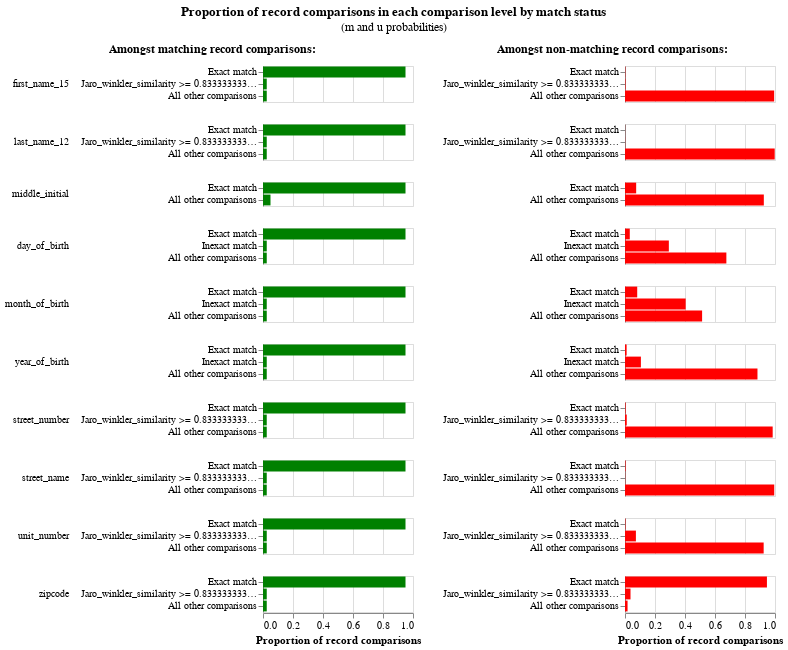

Write notebook code for a chart like this one.
### Code cell
# Ignore the green bars on the left, these are the m probabilities that haven't been estimated yet
linker.m_u_parameters_chart()

### Figure 1 — Vega-Lite specification as saved in the notebook (floating-point values rounded to 4 significant figures)
{"config": {"view": {"continuousWidth": 300, "continuousHeight": 300, "discreteHeight": 300, "discreteWidth": 400}, "header": {"title": null}, "title": {"anchor": "middle", "offset": 10}}, "hconcat": [{"mark": "bar", "encoding": {"color": {"value": "green"}, "row": {"field": "comparison_name", "header": {"labelAlign": "left", "labelAnchor": "middle", "labelAngle": 0}, "sort": {"field": "comparison_sort_order"}, "type": "nominal"}, "tooltip": [{"field": "m_probability_description", "title": "m probability description", "type": "nominal"}, {"field": "comparison_name", "title": "Comparison column name", "type": "nominal"}, {"field": "label_for_charts", "title": "Label", "type": "ordinal"}, {"field": "sql_condition", "title": "SQL condition", "type": "nominal"}, {"field": "m_probability", "format": ".4p", "title": "m probability", "type": "quantitative"}, {"field": "u_probability", "format": ".4p", "title": "u probability", "type": "quantitative"}, {"field": "bayes_factor", "format": ",.4f", "title": "Bayes factor = m/u", "type": "quantitative"}, {"field": "log2_bayes_factor", "format": ",.4f", "title": "Match weight = log2(m/u)", "type": "quantitative"}], "x": {"axis": {"title": "Proportion of record comparisons"}, "field": "m_probability", "type": "quantitative"}, "y": {"axis": {"title": null}, "field": "label_for_charts", "sort": {"field": "comparison_vector_value", "order": "descending"}, "type": "nominal"}}, "height": {"step": 12}, "resolve": {"scale": {"y": "independent"}}, "title": {"text": "Amongst matching record comparisons:", "fontSize": 12, "fontWeight": "bold"}, "transform": [{"filter": "(datum.bayes_factor != 'no-op filter due to vega lite issue 4680')"}], "width": 150}, {"mark": "bar", "encoding": {"color": {"value": "red"}, "row": {"field": "comparison_name", "header": {"labels": false}, "sort": {"field": "comparison_sort_order"}, "type": "nominal"}, "tooltip": [{"field": "u_probability_description", "title": "u probability description", "type": "nominal"}, {"field": "comparison_name", "title": "Comparison column name", "type": "nominal"}, {"field": "label_for_charts", "title": "Label", "type": "ordinal"}, {"field": "sql_condition", "title": "SQL condition", "type": "nominal"}, {"field": "m_probability", "format": ".4p", "title": "m probability", "type": "quantitative"}, {"field": "u_probability", "format": ".4p", "title": "u probability", "type": "quantitative"}, {"field": "bayes_factor", "format": ",.4f", "title": "Bayes factor = m/u", "type": "quantitative"}, {"field": "log2_bayes_factor", "format": ",.4f", "title": "Match weight = log2(m/u)", "type": "quantitative"}], "x": {"axis": {"title": "Proportion of record comparisons"}, "field": "u_probability", "type": "quantitative"}, "y": {"axis": {"title": null}, "field": "label_for_charts", "sort": {"field": "comparison_vector_value", "order": "descending"}, "type": "nominal"}}, "height": {"step": 12}, "resolve": {"scale": {"y": "independent"}}, "title": {"text": "Amongst non-matching record comparisons:", "fontSize": 12, "fontWeight": "bold"}, "transform": [{"filter": "(datum.bayes_factor != 'no-op filter2 due to vega lite issue 4680')"}], "width": 150}], "data": {"name": "data-b80bf7f07388d032a5b4d2bb88503052"}, "title": {"text": "Proportion of record comparisons in each comparison level by match status", "subtitle": "(m and u probabilities)"}, "$schema": "https://vega.github.io/schema/vega-lite/v5.9.3.json", "datasets": {"data-b80bf7f07388d032a5b4d2bb88503052": [{"comparison_name": "first_name_15", "sql_condition": "\"first_name_15_l\" = \"first_name_15_r\"", "label_for_charts": "Exact match", "m_probability": 0.95, "u_probability": 0.002261, "m_probability_description": "Amongst matching record comparisons, 95.00% of records are in the exact match comparison level", "u_probability_description": "Amongst non-matching record comparisons, 0.23% of records are in the exact match comparison level", "has_tf_adjustments": false, "tf_adjustment_column": null, "tf_adjustment_weight": 1.0, "is_null_level": false, "bayes_factor": 420.1, "log2_bayes_factor": 8.715, "comparison_vector_value": 2, "max_comparison_vector_value": 2, "bayes_factor_description": "If comparison level is `exact match` then comparison is 420.13 times more likely to be a match", "probability_two_random_records_match": 2.628e-05, "comparison_sort_order": 0}, {"comparison_name": "first_name_15", "sql_condition": "jaro_winkler_similarity(\"first_name_15_l\", \"first_name_15_r\") >= 0.8333333333333334", "label_for_charts": "Jaro_winkler_similarity >= 0.8333333333333334", "m_probability": 0.025, "u_probability": 0.003358, "m_probability_description": "Amongst matching record comparisons, 2.50% of records are in the jaro_winkler_similarity >= 0.8333333333333334 comparison level", "u_probability_description": "Amongst non-matching record comparisons, 0.34% of records are in the jaro_winkler_similarity >= 0.8333333333333334 comparison level", "has_tf_adjustments": false, "tf_adjustment_column": null, "tf_adjustment_weight": 1.0, "is_null_level": false, "bayes_factor": 7.446, "log2_bayes_factor": 2.896, "comparison_vector_value": 1, "max_comparison_vector_value": 2, "bayes_factor_description": "If comparison level is `jaro_winkler_similarity >= 0.8333333333333334` then comparison is 7.45 times more likely to be a match", "probability_two_random_records_match": 2.628e-05, "comparison_sort_order": 0}, {"comparison_name": "first_name_15", "sql_condition": "ELSE", "label_for_charts": "All other comparisons", "m_probability": 0.025, "u_probability": 0.9944, "m_probability_description": "Amongst matching record comparisons, 2.50% of records are in the all other comparisons comparison level", "u_probability_description": "Amongst non-matching record comparisons, 99.44% of records are in the all other comparisons comparison level", "has_tf_adjustments": false, "tf_adjustment_column": null, "tf_adjustment_weight": 1.0, "is_null_level": false, "bayes_factor": 0.02514, "log2_bayes_factor": -5.314, "comparison_vector_value": 0, "max_comparison_vector_value": 2, "bayes_factor_description": "If comparison level is `all other comparisons` then comparison is  39.78 times less likely to be a match", "probability_two_random_records_match": 2.628e-05, "comparison_sort_order": 0}, {"comparison_name": "last_name_12", "sql_condition": "\"last_name_12_l\" = \"last_name_12_r\"", "label_for_charts": "Exact match", "m_probability": 0.95, "u_probability": 0.0007497, "m_probability_description": "Amongst matching record comparisons, 95.00% of records are in the exact match comparison level", "u_probability_description": "Amongst non-matching record comparisons, 0.07% of records are in the exact match comparison level", "has_tf_adjustments": false, "tf_adjustment_column": null, "tf_adjustment_weight": 1.0, "is_null_level": false, "bayes_factor": 1267.0, "log2_bayes_factor": 10.31, "comparison_vector_value": 2, "max_comparison_vector_value": 2, "bayes_factor_description": "If comparison level is `exact match` then comparison is 1,267.18 times more likely to be a match", "probability_two_random_records_match": 2.628e-05, "comparison_sort_order": 1}, {"comparison_name": "last_name_12", "sql_condition": "jaro_winkler_similarity(\"last_name_12_l\", \"last_name_12_r\") >= 0.8333333333333334", "label_for_charts": "Jaro_winkler_similarity >= 0.8333333333333334", "m_probability": 0.025, "u_probability": 0.001209, "m_probability_description": "Amongst matching record comparisons, 2.50% of records are in the jaro_winkler_similarity >= 0.8333333333333334 comparison level", "u_probability_description": "Amongst non-matching record comparisons, 0.12% of records are in the jaro_winkler_similarity >= 0.8333333333333334 comparison level", "has_tf_adjustments": false, "tf_adjustment_column": null, "tf_adjustment_weight": 1.0, "is_null_level": false, "bayes_factor": 20.68, "log2_bayes_factor": 4.37, "comparison_vector_value": 1, "max_comparison_vector_value": 2, "bayes_factor_description": "If comparison level is `jaro_winkler_similarity >= 0.8333333333333334` then comparison is 20.68 times more likely to be a match", "probability_two_random_records_match": 2.628e-05, "comparison_sort_order": 1}, {"comparison_name": "last_name_12", "sql_condition": "ELSE", "label_for_charts": "All other comparisons", "m_probability": 0.025, "u_probability": 0.998, "m_probability_description": "Amongst matching record comparisons, 2.50% of records are in the all other comparisons comparison level", "u_probability_description": "Amongst non-matching record comparisons, 99.80% of records are in the all other comparisons comparison level", "has_tf_adjustments": false, "tf_adjustment_column": null, "tf_adjustment_weight": 1.0, "is_null_level": false, "bayes_factor": 0.02505, "log2_bayes_factor": -5.319, "comparison_vector_value": 0, "max_comparison_vector_value": 2, "bayes_factor_description": "If comparison level is `all other comparisons` then comparison is  39.92 times less likely to be a match", "probability_two_random_records_match": 2.628e-05, "comparison_sort_order": 1}, {"comparison_name": "middle_initial", "sql_condition": "\"middle_initial_l\" = \"middle_initial_r\"", "label_for_charts": "Exact match", "m_probability": 0.95, "u_probability": 0.07447, "m_probability_description": "Amongst matching record comparisons, 95.00% of records are in the exact match comparison level", "u_probability_description": "Amongst non-matching record comparisons, 7.45% of records are in the exact match comparison level", "has_tf_adjustments": false, "tf_adjustment_column": null, "tf_adjustment_weight": 1.0, "is_null_level": false, "bayes_factor": 12.76, "log2_bayes_factor": 3.673, "comparison_vector_value": 1, "max_comparison_vector_value": 1, "bayes_factor_description": "If comparison level is `exact match` then comparison is 12.76 times more likely to be a match", "probability_two_random_records_match": 2.628e-05, "comparison_sort_order": 2}, {"comparison_name": "middle_initial", "sql_condition": "ELSE", "label_for_charts": "All other comparisons", "m_probability": 0.05, "u_probability": 0.9255, "m_probability_description": "Amongst matching record comparisons, 5.00% of records are in the all other comparisons comparison level", "u_probability_description": "Amongst non-matching record comparisons, 92.55% of records are in the all other comparisons comparison level", "has_tf_adjustments": false, "tf_adjustment_column": null, "tf_adjustment_weight": 1.0, "is_null_level": false, "bayes_factor": 0.05402, "log2_bayes_factor": -4.21, "comparison_vector_value": 0, "max_comparison_vector_value": 1, "bayes_factor_description": "If comparison level is `all other comparisons` then comparison is  18.51 times less likely to be a match", "probability_two_random_records_match": 2.628e-05, "comparison_sort_order": 2}, {"comparison_name": "day_of_birth", "sql_condition": "\"day_of_birth_l\" = \"day_of_birth_r\"", "label_for_charts": "Exact match", "m_probability": 0.95, "u_probability": 0.03189, "m_probability_description": "Amongst matching record comparisons, 95.00% of records are in the exact match comparison level", "u_probability_description": "Amongst non-matching record comparisons, 3.19% of records are in the exact match comparison level", "has_tf_adjustments": false, "tf_adjustment_column": null, "tf_adjustment_weight": 1.0, "is_null_level": false, "bayes_factor": 29.79, "log2_bayes_factor": 4.897, "comparison_vector_value": 2, "max_comparison_vector_value": 2, "bayes_factor_description": "If comparison level is `exact match` then comparison is 29.79 times more likely to be a match", "probability_two_random_records_match": 2.628e-05, "comparison_sort_order": 3}, {"comparison_name": "day_of_birth", "sql_condition": "abs(day_of_birth_l - day_of_birth_r) <= 5", "label_for_charts": "Inexact match", "m_probability": 0.025, "u_probability": 0.2923, "m_probability_description": "Amongst matching record comparisons, 2.50% of records are in the inexact match comparison level", "u_probability_description": "Amongst non-matching record comparisons, 29.23% of records are in the inexact match comparison level", "has_tf_adjustments": false, "tf_adjustment_column": null, "tf_adjustment_weight": 1.0, "is_null_level": false, "bayes_factor": 0.08553, "log2_bayes_factor": -3.547, "comparison_vector_value": 1, "max_comparison_vector_value": 2, "bayes_factor_description": "If comparison level is `inexact match` then comparison is  11.69 times less likely to be a match", "probability_two_random_records_match": 2.628e-05, "comparison_sort_order": 3}, {"comparison_name": "day_of_birth", "sql_condition": "ELSE", "label_for_charts": "All other comparisons", "m_probability": 0.025, "u_probability": 0.6758, "m_probability_description": "Amongst matching record comparisons, 2.50% of records are in the all other comparisons comparison level", "u_probability_description": "Amongst non-matching record comparisons, 67.58% of records are in the all other comparisons comparison level", "has_tf_adjustments": false, "tf_adjustment_column": null, "tf_adjustment_weight": 1.0, "is_null_level": false, "bayes_factor": 0.03699, "log2_bayes_factor": -4.757, "comparison_vector_value": 0, "max_comparison_vector_value": 2, "bayes_factor_description": "If comparison level is `all other comparisons` then comparison is  27.03 times less likely to be a match", "probability_two_random_records_match": 2.628e-05, "comparison_sort_order": 3}, {"comparison_name": "month_of_birth", "sql_condition": "\"month_of_birth_l\" = \"month_of_birth_r\"", "label_for_charts": "Exact match", "m_probability": 0.95, "u_probability": 0.0814, "m_probability_description": "Amongst matching record comparisons, 95.00% of records are in the exact match comparison level", "u_probability_description": "Amongst non-matching record comparisons, 8.14% of records are in the exact match comparison level", "has_tf_adjustments": false, "tf_adjustment_column": null, "tf_adjustment_weight": 1.0, "is_null_level": false, "bayes_factor": 11.67, "log2_bayes_factor": 3.545, "comparison_vector_value": 2, "max_comparison_vector_value": 2, "bayes_factor_description": "If comparison level is `exact match` then comparison is 11.67 times more likely to be a match", "probability_two_random_records_match": 2.628e-05, "comparison_sort_order": 4}, {"comparison_name": "month_of_birth", "sql_condition": "abs(month_of_birth_l - month_of_birth_r) <= 3", "label_for_charts": "Inexact match", "m_probability": 0.025, "u_probability": 0.4045, "m_probability_description": "Amongst matching record comparisons, 2.50% of records are in the inexact match comparison level", "u_probability_description": "Amongst non-matching record comparisons, 40.45% of records are in the inexact match comparison level", "has_tf_adjustments": false, "tf_adjustment_column": null, "tf_adjustment_weight": 1.0, "is_null_level": false, "bayes_factor": 0.0618, "log2_bayes_factor": -4.016, "comparison_vector_value": 1, "max_comparison_vector_value": 2, "bayes_factor_description": "If comparison level is `inexact match` then comparison is  16.18 times less likely to be a match", "probability_two_random_records_match": 2.628e-05, "comparison_sort_order": 4}, {"comparison_name": "month_of_birth", "sql_condition": "ELSE", "label_for_charts": "All other comparisons", "m_probability": 0.025, "u_probability": 0.5141, "m_probability_description": "Amongst matching record comparisons, 2.50% of records are in the all other comparisons comparison level", "u_probability_description": "Amongst non-matching record comparisons, 51.41% of records are in the all other comparisons comparison level", "has_tf_adjustments": false, "tf_adjustment_column": null, "tf_adjustment_weight": 1.0, "is_null_level": false, "bayes_factor": 0.04863, "log2_bayes_factor": -4.362, "comparison_vector_value": 0, "max_comparison_vector_value": 2, "bayes_factor_description": "If comparison level is `all other comparisons` then comparison is  20.56 times less likely to be a match", "probability_two_random_records_match": 2.628e-05, "comparison_sort_order": 4}, {"comparison_name": "year_of_birth", "sql_condition": "\"year_of_birth_l\" = \"year_of_birth_r\"", "label_for_charts": "Exact match", "m_probability": 0.95, "u_probability": 0.01081, "m_probability_description": "Amongst matching record comparisons, 95.00% of records are in the exact match comparison level", "u_probability_description": "Amongst non-matching record comparisons, 1.08% of records are in the exact match comparison level", "has_tf_adjustments": false, "tf_adjustment_column": null, "tf_adjustment_weight": 1.0, "is_null_level": false, "bayes_factor": 87.84, "log2_bayes_factor": 6.457, "comparison_vector_value": 2, "max_comparison_vector_value": 2, "bayes_factor_description": "If comparison level is `exact match` then comparison is 87.84 times more likely to be a match", "probability_two_random_records_match": 2.628e-05, "comparison_sort_order": 5}, {"comparison_name": "year_of_birth", "sql_condition": "abs(year_of_birth_l - year_of_birth_r) <= 5", "label_for_charts": "Inexact match", "m_probability": 0.025, "u_probability": 0.106, "m_probability_description": "Amongst matching record comparisons, 2.50% of records are in the inexact match comparison level", "u_probability_description": "Amongst non-matching record comparisons, 10.60% of records are in the inexact match comparison level", "has_tf_adjustments": false, "tf_adjustment_column": null, "tf_adjustment_weight": 1.0, "is_null_level": false, "bayes_factor": 0.2358, "log2_bayes_factor": -2.084, "comparison_vector_value": 1, "max_comparison_vector_value": 2, "bayes_factor_description": "If comparison level is `inexact match` then comparison is  4.24 times less likely to be a match", "probability_two_random_records_match": 2.628e-05, "comparison_sort_order": 5}, {"comparison_name": "year_of_birth", "sql_condition": "ELSE", "label_for_charts": "All other comparisons", "m_probability": 0.025, "u_probability": 0.8832, "m_probability_description": "Amongst matching record comparisons, 2.50% of records are in the all other comparisons comparison level", "u_probability_description": "Amongst non-matching record comparisons, 88.32% of records are in the all other comparisons comparison level", "has_tf_adjustments": false, "tf_adjustment_column": null, "tf_adjustment_weight": 1.0, "is_null_level": false, "bayes_factor": 0.02831, "log2_bayes_factor": -5.143, "comparison_vector_value": 0, "max_comparison_vector_value": 2, "bayes_factor_description": "If comparison level is `all other comparisons` then comparison is  35.33 times less likely to be a match", "probability_two_random_records_match": 2.628e-05, "comparison_sort_order": 5}, {"comparison_name": "street_number", "sql_condition": "\"street_number_l\" = \"street_number_r\"", "label_for_charts": "Exact match", "m_probability": 0.95, "u_probability": 0.003813, "m_probability_description": "Amongst matching record comparisons, 95.00% of records are in the exact match comparison level", "u_probability_description": "Amongst non-matching record comparisons, 0.38% of records are in the exact match comparison level", "has_tf_adjustments": false, "tf_adjustment_column": null, "tf_adjustment_weight": 1.0, "is_null_level": false, "bayes_factor": 249.1, "log2_bayes_factor": 7.961, "comparison_vector_value": 2, "max_comparison_vector_value": 2, "bayes_factor_description": "If comparison level is `exact match` then comparison is 249.15 times more likely to be a match", "probability_two_random_records_match": 2.628e-05, "comparison_sort_order": 6}, {"comparison_name": "street_number", "sql_condition": "jaro_winkler_similarity(\"street_number_l\", \"street_number_r\") >= 0.8333333333333334", "label_for_charts": "Jaro_winkler_similarity >= 0.8333333333333334", "m_probability": 0.025, "u_probability": 0.01161, "m_probability_description": "Amongst matching record comparisons, 2.50% of records are in the jaro_winkler_similarity >= 0.8333333333333334 comparison level", "u_probability_description": "Amongst non-matching record comparisons, 1.16% of records are in the jaro_winkler_similarity >= 0.8333333333333334 comparison level", "has_tf_adjustments": false, "tf_adjustment_column": null, "tf_adjustment_weight": 1.0, "is_null_level": false, "bayes_factor": 2.154, "log2_bayes_factor": 1.107, "comparison_vector_value": 1, "max_comparison_vector_value": 2, "bayes_factor_description": "If comparison level is `jaro_winkler_similarity >= 0.8333333333333334` then comparison is 2.15 times more likely to be a match", "probability_two_random_records_match": 2.628e-05, "comparison_sort_order": 6}, {"comparison_name": "street_number", "sql_condition": "ELSE", "label_for_charts": "All other comparisons", "m_probability": 0.025, "u_probability": 0.9846, "m_probability_description": "Amongst matching record comparisons, 2.50% of records are in the all other comparisons comparison level", "u_probability_description": "Amongst non-matching record comparisons, 98.46% of records are in the all other comparisons comparison level", "has_tf_adjustments": false, "tf_adjustment_column": null, "tf_adjustment_weight": 1.0, "is_null_level": false, "bayes_factor": 0.02539, "log2_bayes_factor": -5.3, "comparison_vector_value": 0, "max_comparison_vector_value": 2, "bayes_factor_description": "If comparison level is `all other comparisons` then comparison is  39.38 times less likely to be a match", "probability_two_random_records_match": 2.628e-05, "comparison_sort_order": 6}, {"comparison_name": "street_name", "sql_condition": "\"street_name_l\" = \"street_name_r\"", "label_for_charts": "Exact match", "m_probability": 0.95, "u_probability": 0.003549, "m_probability_description": "Amongst matching record comparisons, 95.00% of records are in the exact match comparison level", "u_probability_description": "Amongst non-matching record comparisons, 0.35% of records are in the exact match comparison level", "has_tf_adjustments": false, "tf_adjustment_column": null, "tf_adjustment_weight": 1.0, "is_null_level": false, "bayes_factor": 267.7, "log2_bayes_factor": 8.064, "comparison_vector_value": 2, "max_comparison_vector_value": 2, "bayes_factor_description": "If comparison level is `exact match` then comparison is 267.67 times more likely to be a match", "probability_two_random_records_match": 2.628e-05, "comparison_sort_order": 7}, {"comparison_name": "street_name", "sql_condition": "jaro_winkler_similarity(\"street_name_l\", \"street_name_r\") >= 0.8333333333333334", "label_for_charts": "Jaro_winkler_similarity >= 0.8333333333333334", "m_probability": 0.025, "u_probability": 0.001533, "m_probability_description": "Amongst matching record comparisons, 2.50% of records are in the jaro_winkler_similarity >= 0.8333333333333334 comparison level", "u_probability_description": "Amongst non-matching record comparisons, 0.15% of records are in the jaro_winkler_similarity >= 0.8333333333333334 comparison level", "has_tf_adjustments": false, "tf_adjustment_column": null, "tf_adjustment_weight": 1.0, "is_null_level": false, "bayes_factor": 16.31, "log2_bayes_factor": 4.027, "comparison_vector_value": 1, "max_comparison_vector_value": 2, "bayes_factor_description": "If comparison level is `jaro_winkler_similarity >= 0.8333333333333334` then comparison is 16.31 times more likely to be a match", "probability_two_random_records_match": 2.628e-05, "comparison_sort_order": 7}, {"comparison_name": "street_name", "sql_condition": "ELSE", "label_for_charts": "All other comparisons", "m_probability": 0.025, "u_probability": 0.9949, "m_probability_description": "Amongst matching record comparisons, 2.50% of records are in the all other comparisons comparison level", "u_probability_description": "Amongst non-matching record comparisons, 99.49% of records are in the all other comparisons comparison level", "has_tf_adjustments": false, "tf_adjustment_column": null, "tf_adjustment_weight": 1.0, "is_null_level": false, "bayes_factor": 0.02513, "log2_bayes_factor": -5.315, "comparison_vector_value": 0, "max_comparison_vector_value": 2, "bayes_factor_description": "If comparison level is `all other comparisons` then comparison is  39.80 times less likely to be a match", "probability_two_random_records_match": 2.628e-05, "comparison_sort_order": 7}, {"comparison_name": "unit_number", "sql_condition": "\"unit_number_l\" = \"unit_number_r\"", "label_for_charts": "Exact match", "m_probability": 0.95, "u_probability": 0.00283, "m_probability_description": "Amongst matching record comparisons, 95.00% of records are in the exact match comparison level", "u_probability_description": "Amongst non-matching record comparisons, 0.28% of records are in the exact match comparison level", "has_tf_adjustments": false, "tf_adjustment_column": null, "tf_adjustment_weight": 1.0, "is_null_level": false, "bayes_factor": 335.7, "log2_bayes_factor": 8.391, "comparison_vector_value": 2, "max_comparison_vector_value": 2, "bayes_factor_description": "If comparison level is `exact match` then comparison is 335.73 times more likely to be a match", "probability_two_random_records_match": 2.628e-05, "comparison_sort_order": 8}, {"comparison_name": "unit_number", "sql_condition": "jaro_winkler_similarity(\"unit_number_l\", \"unit_number_r\") >= 0.8333333333333334", "label_for_charts": "Jaro_winkler_similarity >= 0.8333333333333334", "m_probability": 0.025, "u_probability": 0.07272, "m_probability_description": "Amongst matching record comparisons, 2.50% of records are in the jaro_winkler_similarity >= 0.8333333333333334 comparison level", "u_probability_description": "Amongst non-matching record comparisons, 7.27% of records are in the jaro_winkler_similarity >= 0.8333333333333334 comparison level", "has_tf_adjustments": false, "tf_adjustment_column": null, "tf_adjustment_weight": 1.0, "is_null_level": false, "bayes_factor": 0.3438, "log2_bayes_factor": -1.54, "comparison_vector_value": 1, "max_comparison_vector_value": 2, "bayes_factor_description": "If comparison level is `jaro_winkler_similarity >= 0.8333333333333334` then comparison is  2.91 times less likely to be a match", "probability_two_random_records_match": 2.628e-05, "comparison_sort_order": 8}, {"comparison_name": "unit_number", "sql_condition": "ELSE", "label_for_charts": "All other comparisons", "m_probability": 0.025, "u_probability": 0.9244, "m_probability_description": "Amongst matching record comparisons, 2.50% of records are in the all other comparisons comparison level", "u_probability_description": "Amongst non-matching record comparisons, 92.44% of records are in the all other comparisons comparison level", "has_tf_adjustments": false, "tf_adjustment_column": null, "tf_adjustment_weight": 1.0, "is_null_level": false, "bayes_factor": 0.02704, "log2_bayes_factor": -5.209, "comparison_vector_value": 0, "max_comparison_vector_value": 2, "bayes_factor_description": "If comparison level is `all other comparisons` then comparison is  36.98 times less likely to be a match", "probability_two_random_records_match": 2.628e-05, "comparison_sort_order": 8}, {"comparison_name": "zipcode", "sql_condition": "\"zipcode_l\" = \"zipcode_r\"", "label_for_charts": "Exact match", "m_probability": 0.95, "u_probability": 0.9462, "m_probability_description": "Amongst matching record comparisons, 95.00% of records are in the exact match comparison level", "u_probability_description": "Amongst non-matching record comparisons, 94.62% of records are in the exact match comparison level", "has_tf_adjustments": false, "tf_adjustment_column": null, "tf_adjustment_weight": 1.0, "is_null_level": false, "bayes_factor": 1.004, "log2_bayes_factor": 0.005772, "comparison_vector_value": 2, "max_comparison_vector_value": 2, "bayes_factor_description": "If comparison level is `exact match` then comparison is 1.00 times more likely to be a match", "probability_two_random_records_match": 2.628e-05, "comparison_sort_order": 9}, {"comparison_name": "zipcode", "sql_condition": "jaro_winkler_similarity(\"zipcode_l\", \"zipcode_r\") >= 0.8333333333333334", "label_for_charts": "Jaro_winkler_similarity >= 0.8333333333333334", "m_probability": 0.025, "u_probability": 0.03672, "m_probability_description": "Amongst matching record comparisons, 2.50% of records are in the jaro_winkler_similarity >= 0.8333333333333334 comparison level", "u_probability_description": "Amongst non-matching record comparisons, 3.67% of records are in the jaro_winkler_similarity >= 0.8333333333333334 comparison level", "has_tf_adjustments": false, "tf_adjustment_column": null, "tf_adjustment_weight": 1.0, "is_null_level": false, "bayes_factor": 0.6809, "log2_bayes_factor": -0.5546, "comparison_vector_value": 1, "max_comparison_vector_value": 2, "bayes_factor_description": "If comparison level is `jaro_winkler_similarity >= 0.8333333333333334` then comparison is  1.47 times less likely to be a match", "probability_two_random_records_match": 2.628e-05, "comparison_sort_order": 9}, {"comparison_name": "zipcode", "sql_condition": "ELSE", "label_for_charts": "All other comparisons", "m_probability": 0.025, "u_probability": 0.01707, "m_probability_description": "Amongst matching record comparisons, 2.50% of records are in the all other comparisons comparison level", "u_probability_description": "Amongst non-matching record comparisons, 1.71% of records are in the all other comparisons comparison level", "has_tf_adjustments": false, "tf_adjustment_column": null, "tf_adjustment_weight": 1.0, "is_null_level": false, "bayes_factor": 1.464, "log2_bayes_factor": 0.5501, "comparison_vector_value": 0, "max_comparison_vector_value": 2, "bayes_factor_description": "If comparison level is `all other comparisons` then comparison is 1.46 times more likely to be a match", "probability_two_random_records_match": 2.628e-05, "comparison_sort_order": 9}]}}
